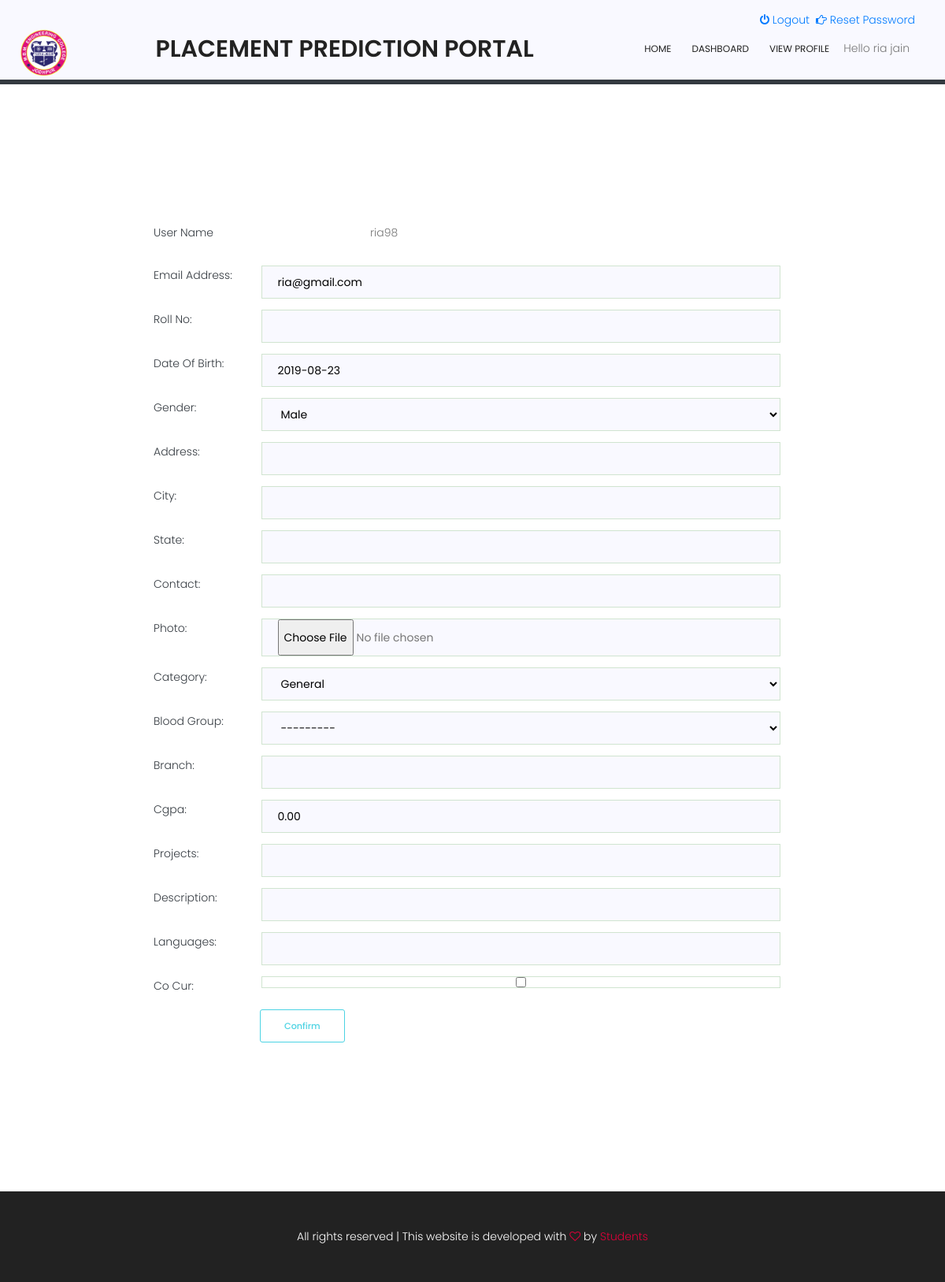
/user/profile/update/ (signed in), run on an earlier commit of the app's database.
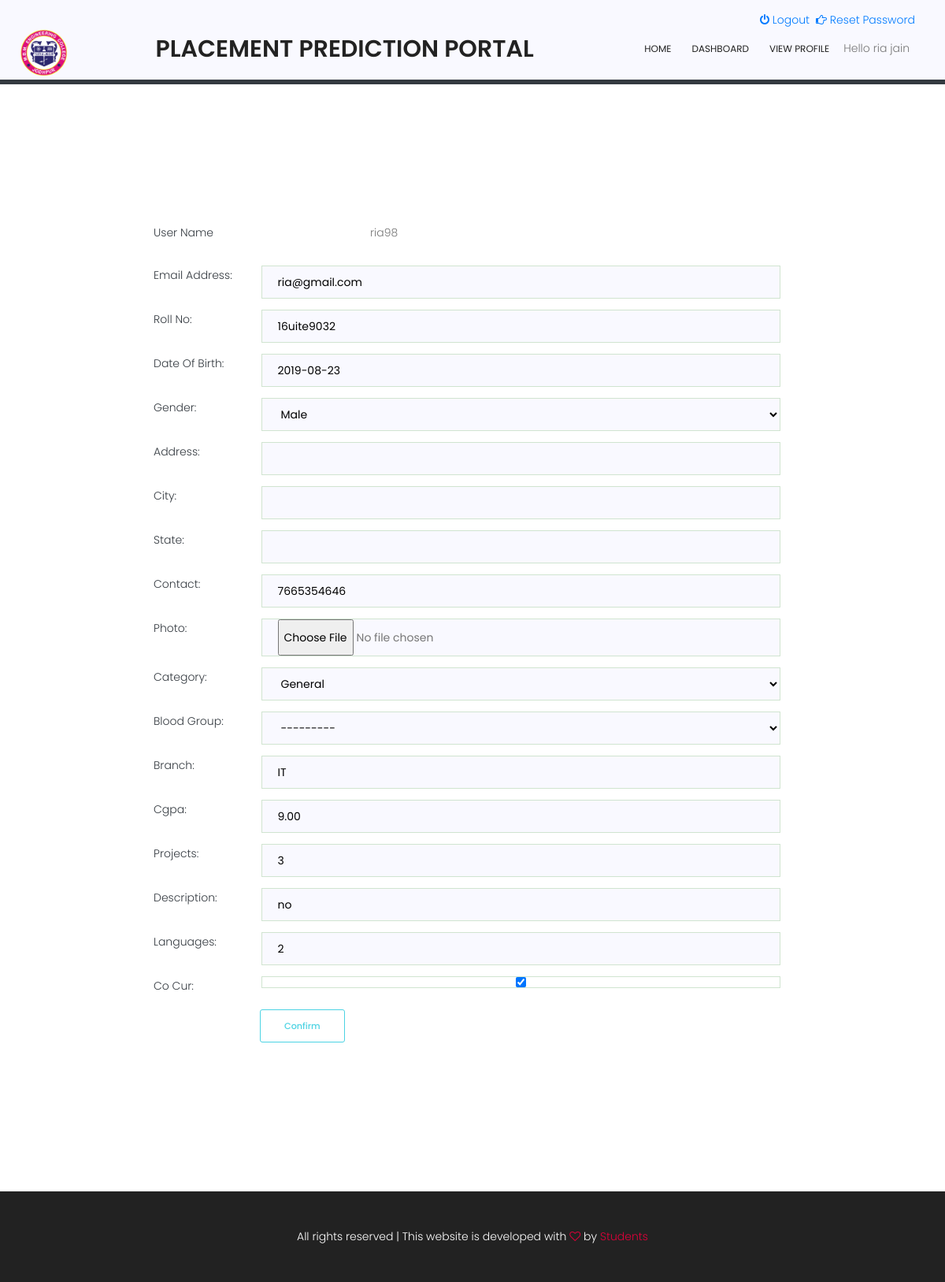
And on a later commit of the database.
### student/models.py (models this page shows, shortened)
class Profile(models.Model):
    user = models.OneToOneField(User, on_delete=models.CASCADE)
    roll_no = models.CharField(max_length=20, null=False ,default='')
    date_of_birth = models.DateField(default=date.today)
    gender = models.CharField(max_length=3, choices=[(tag.name, tag.value) for tag in Gender], default='')
    address = models.CharField(max_length=200, blank=True, null=True)
    city = models.CharField(max_length=20, blank=True, null=True)
    state = models.CharField(max_length=10, blank=True, null=True)
    contact = models.CharField(max_length=15)
    photo = models.ImageField(upload_to='profile_photo', help_text='Your Photo name should be same as your name',
                              blank=True, null=True)
    category = models.CharField(max_length=5, choices=[(tag.name, tag.value) for tag in Category],
                                default='')
    blood_group = models.CharField(max_length=5, choices=[(tag.name, tag.value) for tag in BloodGroup],
                                   blank=True, null=True)
    verified = models.BooleanField(default=False)
    branch = models.CharField(max_length=50)
    cgpa = models.DecimalField(max_digits=4, decimal_places=2, null=False, blank=True, default=0.0)
    projects=models.PositiveIntegerField(null=True, blank=True)
    description=models.CharField(max_length=500)
    Languages=models.CharField(max_length=150, null=True, blank=True)
    co_cur=models.BooleanField(default=False)
    class Meta:
        permissions = (
        )
    def create_profile(sender, **kwargs):
        user = kwargs["instance"]
        if kwargs["created"]:
           user_profile = Profile.objects.create(user=user)
           user_profile.save()
    post_save.connect(create_profile, sender=User)

### student/views.py (the view)
# urls.py: path('profile/update/', views.update_profile, name='update_profile'),
def update_profile(request):
    if request.method == "POST":
        user_form = UpdateUserForm(request.POST, instance=request.user)
        if request.user.profile.verified:
            profile_form = UpdateProfileFormVerified(request.POST, request.FILES, instance=request.user.profile)
        else:
            profile_form = UpdateProfileFormNotVerified(request.POST, request.FILES, instance=request.user.profile)
        if user_form.is_valid() and profile_form.is_valid():
            user_form.save()
            profile_form.save()
            return redirect('student:view_profile')
    else:
        if request.user.profile.verified:
            user_form = UpdateUserForm(instance=request.user)
            profile_form = UpdateProfileFormVerified(instance=request.user.profile)
        else:
            user_form = UpdateUserForm(instance=request.user)
            profile_form = UpdateProfileFormNotVerified(instance=request.user.profile)
    profile = request.user.profile
    user = request.user
    context = {'user_form': user_form, 'profile_form': profile_form, 'profile': profile, 'user': user}
    return render(request, 'user/update_profile.html', context)

### student/forms.py
class UpdateUserForm(UserChangeForm):
    class Meta:
        model = User
        fields = ['email', 'password']

class UpdateProfileFormNotVerified(forms.ModelForm):
    photo = forms.FileField(required=False, validators=[file_size])
    class Meta:
        model = Profile
        exclude = ['user', 'verified']

### templates/user/update_profile.html (shortened to what the changed rows need)
{% extends 'base.html' %}
{% load widget_tweaks %}
{% block body %}
    <div class="container" style="padding-top: 150px; padding-bottom: 150px">
        <form class="form-group" action="" method="post"  enctype="multipart/form-data" novalidate>
            <div class="fieldWrapper">
            {% if profile.verified %}
                <div class="fieldWrapper" style="margin-left: 150px">
                <div >
							<div class="col-lg-10 col-md-10">
                            <div class="mt-10">
                            <div class="row">
                                    <div class="col-md-4 col-lg-4 text-capitalize text-dark mt-8">
                                        <p>User Name</p>
                                    </div>
                                    <div class="col-md-6 col-lg-6">
                                        {{ user.username }}
                                    </div>
                                    <div class="col-md-4 col-lg-4 text-capitalize text-dark mt-8">
                                        <p>Name</p>
                                    </div>
                                    <div class="col-md-6 col-lg-6 text-capitalize">
                                        {{ user.get_full_name }}
                                    </div>
                                    <div class="col-md-4 col-lg-4 text-capitalize text-dark mt-8">
                                        <p>User Type</p>
                                    </div>
                                    <div class="col-md-6 col-lg-6">
                                        {{ profile.get_type_display }}
                                    </div>
                                    <div class="col-md-4 col-lg-4 text-capitalize text-dark mt-8">
                                        <p>Gender</p>
                                    </div>
                                    <div class="col-md-6 col-lg-6">
                                        {{ profile.get_gender_display }}
                                    </div>
                                    <div class="col-md-4 col-lg-4 text-capitalize text-dark mt-8">
                                        <p>Date of Birth</p>
                                    </div>
                                    <div class="col-md-6 col-lg-6">
                                        {{ profile.date_of_birth }}
                                    </div>
                                    <div class="col-md-4 col-lg-4 text-capitalize text-dark mt-8">
                                        <p>Category</p>
                                    </div>
                                    <div class="col-md-6 col-lg-6">
                                        {{ profile.get_category_display }}
                                    </div>
                            </div>
                {% for field in user_form %}
                    <p>{{ field.errors }}</p>
                        {% if field.label == 'Password' %}
                        {% else %}
                            <div class="row">
                                    <div class="col-md-2 col-lg-2 text-capitalize mt-8 text-dark">
                                        {{ field.label_tag }}
                                    </div>
                                    <div class="col-md-10 col-lg-10">
                                        {% render_field field class="single-input" %}
                                    </div>
                                </div>
                        {% endif %}
                {% endfor %}
                            </div>
                            </div>
                </div>
                {% for field in profile_form %}
                <p><bold>{{ field.errors }}</bold></p>
                    <div >
							<div class="col-lg-10 col-md-10">
                            <div class="mt-10">
                                <div class="row">
                                    <div class="col-md-2 col-lg-2 text-capitalize mt-8 text-dark ">
                                        {{ field.label_tag }}
                                    </div>
                                    <div class="col-md-10 col-lg-10">
                                        {% render_field field class="single-input" %}
                                    </div>
                                </div>
                            </div>
                            </div>
                    </div>
                {% endfor %}
                <div class="mt-10">
                 <button type="submit" class="genric-btn success-border radius" style="margin-left: 150px" >Update</button>
                </div>
                </div>
            {% else %}
                <div class="fieldWrapper" style="margin-left: 150px">
                {% for field in profile_form %}
                    <div >
							<div class="col-lg-10 col-md-10">
                            <div class="mt-10">
                                <div class="row">
                                    <div class="col-md-2 col-lg-2 text-capitalize mt-8 text-dark ">
                                        {{ field.label_tag }}
                                    </div>
                                    <div class="col-md-10 col-lg-10">
                                        {% render_field field class="single-input" %}
                                    </div>
                                </div>
                            </div>
                            </div>
                    </div>
                {% endfor %}
                </div>
            {% endif %}
            </div>
        </form>
    </div>
{% endblock %}

What changed in the data, as far as the page shows it:
changed Profile "Male": roll_no (not shown) → "16uite9032"; contact (not shown) → "7665354646"; branch (not shown) → "IT"; cgpa "0.00" → "9.00"; projects (not shown) → "3"; description (not shown) → "no"; Languages (not shown) → "2"; co_cur "☐" → "☑"
